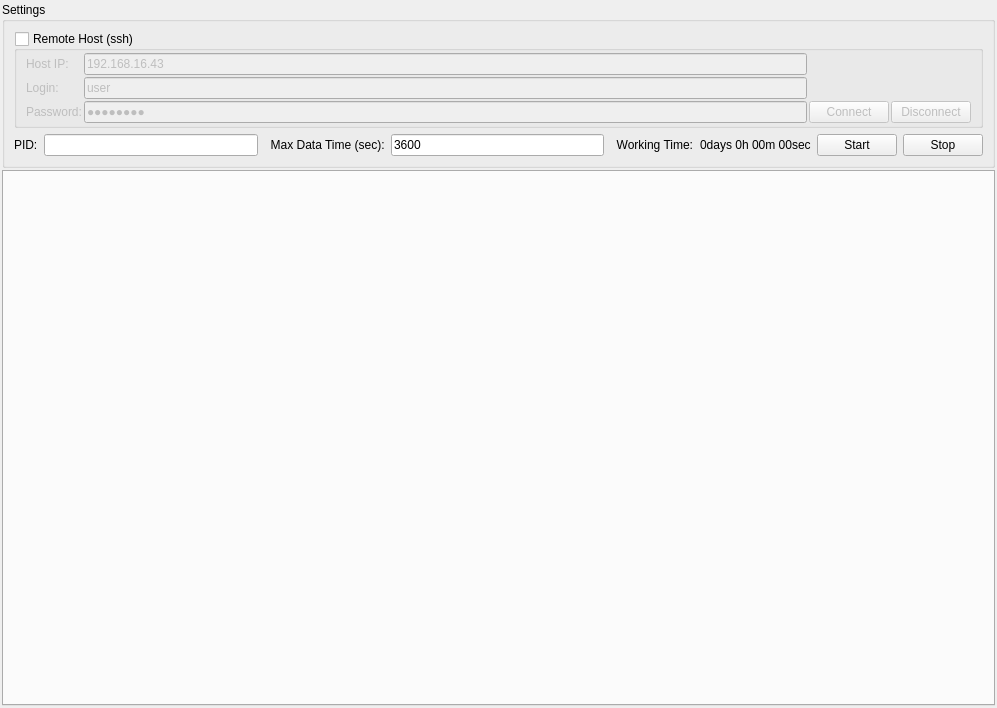
<?xml version="1.0" encoding="UTF-8"?>
<ui version="4.0">
 <class>MainWindow</class>
 <widget class="QMainWindow" name="MainWindow">
  <property name="geometry">
   <rect>
    <x>0</x>
    <y>0</y>
    <width>997</width>
    <height>708</height>
   </rect>
  </property>
  <property name="windowTitle">
   <string>MainWindow</string>
  </property>
  <widget class="QWidget" name="centralwidget">
   <layout class="QGridLayout" name="gridLayout_3">
    <property name="leftMargin">
     <number>2</number>
    </property>
    <property name="topMargin">
     <number>2</number>
    </property>
    <property name="rightMargin">
     <number>2</number>
    </property>
    <property name="bottomMargin">
     <number>2</number>
    </property>
    <property name="spacing">
     <number>2</number>
    </property>
    <item row="0" column="0">
     <widget class="QGroupBox" name="groupBox">
      <property name="maximumSize">
       <size>
        <width>16777215</width>
        <height>220</height>
       </size>
      </property>
      <property name="title">
       <string>Settings</string>
      </property>
      <layout class="QGridLayout" name="gridLayout_2">
       <item row="0" column="0" colspan="8">
        <widget class="QGroupBox" name="groupBoxRemoteHost">
         <property name="title">
          <string>Remote Host (ssh)</string>
         </property>
         <property name="checkable">
          <bool>true</bool>
         </property>
         <property name="checked">
          <bool>false</bool>
         </property>
         <layout class="QGridLayout" name="gridLayout">
          <property name="leftMargin">
           <number>9</number>
          </property>
          <property name="topMargin">
           <number>2</number>
          </property>
          <property name="rightMargin">
           <number>9</number>
          </property>
          <property name="bottomMargin">
           <number>2</number>
          </property>
          <property name="spacing">
           <number>2</number>
          </property>
          <item row="0" column="0">
           <widget class="QLabel" name="label_4">
            <property name="maximumSize">
             <size>
              <width>16777215</width>
              <height>25</height>
             </size>
            </property>
            <property name="text">
             <string>Host IP:</string>
            </property>
           </widget>
          </item>
          <item row="0" column="1">
           <widget class="QLineEdit" name="lineEditHost">
            <property name="maximumSize">
             <size>
              <width>16777215</width>
              <height>25</height>
             </size>
            </property>
            <property name="text">
             <string>192.168.16.43</string>
            </property>
           </widget>
          </item>
          <item row="1" column="0">
           <widget class="QLabel" name="label">
            <property name="maximumSize">
             <size>
              <width>16777215</width>
              <height>25</height>
             </size>
            </property>
            <property name="text">
             <string>Login:</string>
            </property>
           </widget>
          </item>
          <item row="1" column="1">
           <widget class="QLineEdit" name="lineEditLogin">
            <property name="maximumSize">
             <size>
              <width>16777215</width>
              <height>25</height>
             </size>
            </property>
            <property name="text">
             <string>user</string>
            </property>
           </widget>
          </item>
          <item row="2" column="0">
           <widget class="QLabel" name="label_2">
            <property name="maximumSize">
             <size>
              <width>16777215</width>
              <height>25</height>
             </size>
            </property>
            <property name="text">
             <string>Password:</string>
            </property>
           </widget>
          </item>
          <item row="2" column="1">
           <widget class="QLineEdit" name="lineEditPassword">
            <property name="maximumSize">
             <size>
              <width>16777215</width>
              <height>25</height>
             </size>
            </property>
            <property name="text">
             <string>12345678</string>
            </property>
            <property name="echoMode">
             <enum>QLineEdit::Password</enum>
            </property>
           </widget>
          </item>
          <item row="2" column="2">
           <widget class="QPushButton" name="pushButtonConnect">
            <property name="text">
             <string>Connect</string>
            </property>
           </widget>
          </item>
          <item row="2" column="3">
           <widget class="QPushButton" name="pushButtonDisconnect">
            <property name="text">
             <string>Disconnect</string>
            </property>
           </widget>
          </item>
         </layout>
        </widget>
       </item>
       <item row="1" column="0">
        <widget class="QLabel" name="label_3">
         <property name="maximumSize">
          <size>
           <width>16777215</width>
           <height>25</height>
          </size>
         </property>
         <property name="text">
          <string>PID:</string>
         </property>
        </widget>
       </item>
       <item row="1" column="1">
        <widget class="QLineEdit" name="lineEditPid">
         <property name="maximumSize">
          <size>
           <width>16777215</width>
           <height>25</height>
          </size>
         </property>
        </widget>
       </item>
       <item row="1" column="2">
        <widget class="QLabel" name="label_6">
         <property name="maximumSize">
          <size>
           <width>16777215</width>
           <height>25</height>
          </size>
         </property>
         <property name="text">
          <string>  Max Data Time (sec):</string>
         </property>
        </widget>
       </item>
       <item row="1" column="3">
        <widget class="QLineEdit" name="lineEditMaxDataTime">
         <property name="maximumSize">
          <size>
           <width>16777215</width>
           <height>25</height>
          </size>
         </property>
         <property name="text">
          <string>3600</string>
         </property>
        </widget>
       </item>
       <item row="1" column="4">
        <widget class="QLabel" name="label_5">
         <property name="text">
          <string>  Working Time:</string>
         </property>
        </widget>
       </item>
       <item row="1" column="5">
        <widget class="QLabel" name="labelWTime">
         <property name="text">
          <string>0days 0h 00m 00sec</string>
         </property>
        </widget>
       </item>
       <item row="1" column="6">
        <widget class="QPushButton" name="pushButtonStart">
         <property name="text">
          <string>Start</string>
         </property>
        </widget>
       </item>
       <item row="1" column="7">
        <widget class="QPushButton" name="pushButtonStop">
         <property name="text">
          <string>Stop</string>
         </property>
        </widget>
       </item>
      </layout>
     </widget>
    </item>
    <item row="1" column="0">
     <widget class="QTabWidget" name="tabWidget"/>
    </item>
   </layout>
  </widget>
 </widget>
 <resources/>
 <connections/>
</ui>
